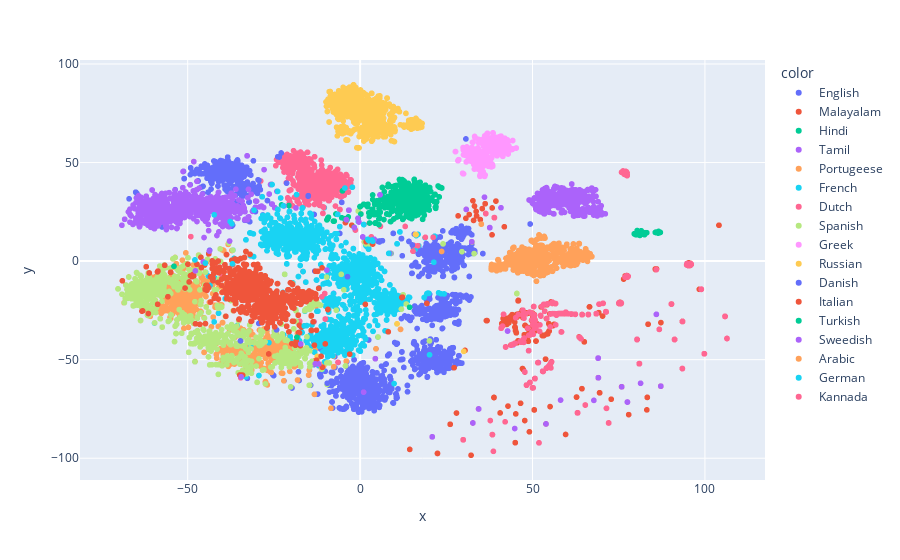

Notebook cell for this chart:
### Code cell
import seaborn as sns
from sklearn.manifold import TSNE
import plotly.express as px
import nbformat

X = np.array(df1['embedding'].tolist())
y = df1['Language'].values

X_embedded = TSNE(n_components=2).fit_transform(X)

fig = px.scatter(x=X_embedded[:, 0], y=X_embedded[:, 1], color=y)

fig.show()

### Figure 1 — Plotly figure (JSON) as saved in the notebook; plotly's stock layout.template omitted (floating-point values rounded to 4 significant figures; data arrays with more than 128 entries replaced by an {"elided": "..."} marker saying what was removed)
{"data": [{"hovertemplate": "color=English<br>x=%{x}<br>y=%{y}<extra></extra>", "legendgroup": "English", "marker": {"color": "#636efa", "symbol": "circle"}, "mode": "markers", "name": "English", "showlegend": true, "type": "scattergl", "x": {"elided": "1385 float values"}, "xaxis": "x", "y": {"elided": "1385 float values"}, "yaxis": "y"}, {"hovertemplate": "color=Malayalam<br>x=%{x}<br>y=%{y}<extra></extra>", "legendgroup": "Malayalam", "marker": {"color": "#EF553B", "symbol": "circle"}, "mode": "markers", "name": "Malayalam", "showlegend": true, "type": "scattergl", "x": {"elided": "594 float values"}, "xaxis": "x", "y": {"elided": "594 float values"}, "yaxis": "y"}, {"hovertemplate": "color=Hindi<br>x=%{x}<br>y=%{y}<extra></extra>", "legendgroup": "Hindi", "marker": {"color": "#00cc96", "symbol": "circle"}, "mode": "markers", "name": "Hindi", "showlegend": true, "type": "scattergl", "x": [87.07, 86.46, 86.39, 81.53, 86.4, 86.37, 86.38, 86.47, 86.56, 86.5, 81.14, 86.63, 86.56, 86.45, 82.48, 82.34, 86.82, 86.73, 86.86, 80.35, 81.11, 83.13, 80.92, 85.97, 81.65, 80.74, 86.04, 82.07, 85.6, 82.9, 85.97, 85.82, 82.62, 85.87, 80.35, 80.55, 80.86, 80.6, 81.93, 80.42, 81.58, 80.67, 79.92, 81.57, 80.03, 85.79, 80.41, 80.97, 79.9, 81.63, 79.5, 80.13, 80.82, 79.71, 82.08, 80.58, 81.74, 80.35, 82.3, 79.56, 80.51, 85.94, 86.26], "xaxis": "x", "y": [14.57, 14.72, 14.65, 15.4, 14.36, 14.27, 14.29, 14.75, 14.5, 14.23, 13.02, 14.57, 15.06, 14.49, 13.4, 13.57, 14.49, 14.39, 14.74, 15.49, 14.95, 14.4, 14.88, 14.56, 14.49, 14.16, 14.63, 14.5, 14.56, 14.39, 14.42, 14.74, 14.43, 14.54, 15.49, 15.21, 14.5, 14.63, 14.47, 13.88, 14.48, 13.86, 13.57, 14.43, 13.33, 14.55, 13.94, 14.02, 13.84, 14.62, 13.84, 13.65, 14.81, 13.6, 14.25, 13.98, 14.15, 13.46, 14.28, 13.92, 13.98, 14.65, 14.49], "yaxis": "y"}, {"hovertemplate": "color=Tamil<br>x=%{x}<br>y=%{y}<extra></extra>", "legendgroup": "Tamil", "marker": {"color": "#ab63fa", "symbol": "circle"}, "mode": "markers", "name": "Tamil", "showlegend": true, "type": "scattergl", "x": {"elided": "469 float values"}, "xaxis": "x", "y": {"elided": "469 float values"}, "yaxis": "y"}, {"hovertemplate": "color=Portugeese<br>x=%{x}<br>y=%{y}<extra></extra>", "legendgroup": "Portugeese", "marker": {"color": "#FFA15A", "symbol": "circle"}, "mode": "markers", "name": "Portugeese", "showlegend": true, "type": "scattergl", "x": {"elided": "739 float values"}, "xaxis": "x", "y": {"elided": "739 float values"}, "yaxis": "y"}, {"hovertemplate": "color=French<br>x=%{x}<br>y=%{y}<extra></extra>", "legendgroup": "French", "marker": {"color": "#19d3f3", "symbol": "circle"}, "mode": "markers", "name": "French", "showlegend": true, "type": "scattergl", "x": {"elided": "1014 float values"}, "xaxis": "x", "y": {"elided": "1014 float values"}, "yaxis": "y"}, {"hovertemplate": "color=Dutch<br>x=%{x}<br>y=%{y}<extra></extra>", "legendgroup": "Dutch", "marker": {"color": "#FF6692", "symbol": "circle"}, "mode": "markers", "name": "Dutch", "showlegend": true, "type": "scattergl", "x": {"elided": "546 float values"}, "xaxis": "x", "y": {"elided": "546 float values"}, "yaxis": "y"}, {"hovertemplate": "color=Spanish<br>x=%{x}<br>y=%{y}<extra></extra>", "legendgroup": "Spanish", "marker": {"color": "#B6E880", "symbol": "circle"}, "mode": "markers", "name": "Spanish", "showlegend": true, "type": "scattergl", "x": {"elided": "819 float values"}, "xaxis": "x", "y": {"elided": "819 float values"}, "yaxis": "y"}, {"hovertemplate": "color=Greek<br>x=%{x}<br>y=%{y}<extra></extra>", "legendgroup": "Greek", "marker": {"color": "#FF97FF", "symbol": "circle"}, "mode": "markers", "name": "Greek", "showlegend": true, "type": "scattergl", "x": {"elided": "365 float values"}, "xaxis": "x", "y": {"elided": "365 float values"}, "yaxis": "y"}, {"hovertemplate": "color=Russian<br>x=%{x}<br>y=%{y}<extra></extra>", "legendgroup": "Russian", "marker": {"color": "#FECB52", "symbol": "circle"}, "mode": "markers", "name": "Russian", "showlegend": true, "type": "scattergl", "x": {"elided": "692 float values"}, "xaxis": "x", "y": {"elided": "692 float values"}, "yaxis": "y"}, {"hovertemplate": "color=Danish<br>x=%{x}<br>y=%{y}<extra></extra>", "legendgroup": "Danish", "marker": {"color": "#636efa", "symbol": "circle"}, "mode": "markers", "name": "Danish", "showlegend": true, "type": "scattergl", "x": {"elided": "428 float values"}, "xaxis": "x", "y": {"elided": "428 float values"}, "yaxis": "y"}, {"hovertemplate": "color=Italian<br>x=%{x}<br>y=%{y}<extra></extra>", "legendgroup": "Italian", "marker": {"color": "#EF553B", "symbol": "circle"}, "mode": "markers", "name": "Italian", "showlegend": true, "type": "scattergl", "x": {"elided": "698 float values"}, "xaxis": "x", "y": {"elided": "698 float values"}, "yaxis": "y"}, {"hovertemplate": "color=Turkish<br>x=%{x}<br>y=%{y}<extra></extra>", "legendgroup": "Turkish", "marker": {"color": "#00cc96", "symbol": "circle"}, "mode": "markers", "name": "Turkish", "showlegend": true, "type": "scattergl", "x": {"elided": "474 float values"}, "xaxis": "x", "y": {"elided": "474 float values"}, "yaxis": "y"}, {"hovertemplate": "color=Sweedish<br>x=%{x}<br>y=%{y}<extra></extra>", "legendgroup": "Sweedish", "marker": {"color": "#ab63fa", "symbol": "circle"}, "mode": "markers", "name": "Sweedish", "showlegend": true, "type": "scattergl", "x": {"elided": "676 float values"}, "xaxis": "x", "y": {"elided": "676 float values"}, "yaxis": "y"}, {"hovertemplate": "color=Arabic<br>x=%{x}<br>y=%{y}<extra></extra>", "legendgroup": "Arabic", "marker": {"color": "#FFA15A", "symbol": "circle"}, "mode": "markers", "name": "Arabic", "showlegend": true, "type": "scattergl", "x": {"elided": "536 float values"}, "xaxis": "x", "y": {"elided": "536 float values"}, "yaxis": "y"}, {"hovertemplate": "color=German<br>x=%{x}<br>y=%{y}<extra></extra>", "legendgroup": "German", "marker": {"color": "#19d3f3", "symbol": "circle"}, "mode": "markers", "name": "German", "showlegend": true, "type": "scattergl", "x": {"elided": "470 float values"}, "xaxis": "x", "y": {"elided": "470 float values"}, "yaxis": "y"}, {"hovertemplate": "color=Kannada<br>x=%{x}<br>y=%{y}<extra></extra>", "legendgroup": "Kannada", "marker": {"color": "#FF6692", "symbol": "circle"}, "mode": "markers", "name": "Kannada", "showlegend": true, "type": "scattergl", "x": {"elided": "369 float values"}, "xaxis": "x", "y": {"elided": "369 float values"}, "yaxis": "y"}], "layout": {"legend": {"title": {"text": "color"}, "tracegroupgap": 0}, "margin": {"t": 60}, "xaxis": {"anchor": "y", "domain": [0, 1], "title": {"text": "x"}}, "yaxis": {"anchor": "x", "domain": [0, 1], "title": {"text": "y"}}}}
